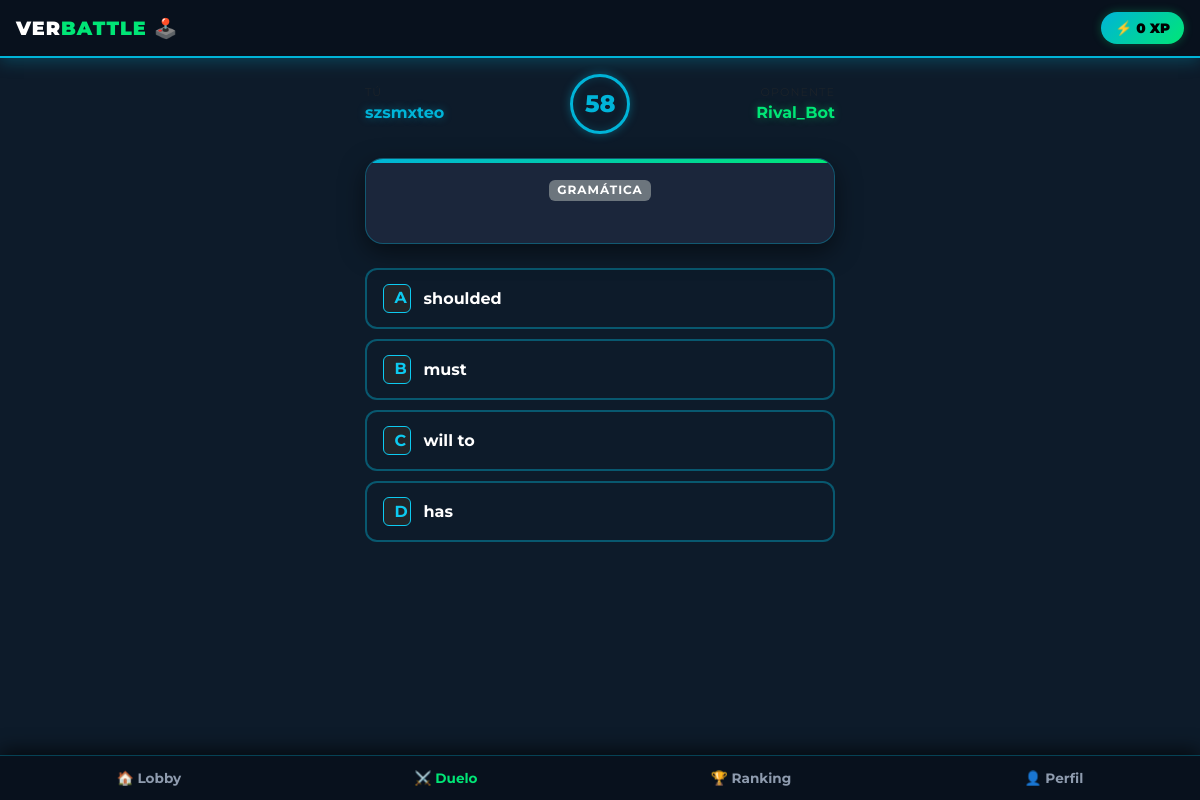
Screenshot of /duelo/ with the database file from the repository.
### verbattle/models.py (models this page shows, shortened)
class PerfilJugador(models.Model):
    NIVELES = [
        ('BAJO', 'Bajo'),
        ('MEDIO', 'Medio'),
        ('ALTO', 'Alto'),
    ]
    usuario = models.OneToOneField(User, on_delete=models.CASCADE, null=True, blank=True)
    gamer_tag = models.CharField(max_length=50, default="Gamer_Estudiante")
    nivel_dominio = models.CharField(max_length=10, choices=NIVELES, default='BAJO')
    puntos_xp = models.IntegerField(default=0)
    victorias = models.IntegerField(default=0)
    derrotas = models.IntegerField(default=0)

class Pregunta(models.Model):
    categoria = models.CharField(max_length=100, default="VOCABULARIO GAMER")
    pregunta = models.TextField()
    opcion_a = models.CharField(max_length=200)
    opcion_b = models.CharField(max_length=200)
    opcion_c = models.CharField(max_length=200)
    opcion_d = models.CharField(max_length=200)
    respuesta_correcta = models.CharField(max_length=1, choices=[('A', 'A'), ('B', 'B'), ('C', 'C'), ('D', 'D')])

### verbattle/views.py (the view)
# urls.py: path('duelo/', views.sala_duelo_directa, name='sala_duelo_directa'),
def sala_duelo_directa(request):
    perfil = get_perfil_activo()
    pregunta = Pregunta.objects.order_by('?').first()
    return render(request, 'sala_duelo.html', {
        'perfil': perfil,
        'pregunta': pregunta
    })

### verbattle/views.py (called while the page is built)
def get_perfil_activo():
    perfil, _ = PerfilJugador.objects.get_or_create(
        id=1,
        defaults={
            'gamer_tag': 'Gamer_Estudiante',
            'nivel_dominio': 'BAJO',
            'puntos_xp': 0,
            'victorias': 0,
            'derrotas': 0
        }
    )
    return perfil

### templates/sala_duelo.html (shortened to what this page needs)
{% extends 'base.html' %}
{% load static %}
{% block content %}
<div class="d-flex justify-content-between align-items-center mb-4 mt-2">
    <div class="text-start">
        <small class="text-muted d-block" style="font-size: 0.7rem; letter-spacing: 1px;">TÚ</small>
        <strong class="text-neon-cyan fs-6">{{ perfil.gamer_tag|default:"Gamer_Estudiante" }}</strong>
    </div>
    <div class="timer-circle">
        <span id="timer">60</span>
    </div>
    <div class="text-end">
        <small class="text-muted d-block" style="font-size: 0.7rem; letter-spacing: 1px;">OPONENTE</small>
        <strong class="text-neon-green fs-6">Rival_Bot</strong>
    </div>
</div>
<div class="vb-card text-center mb-4 position-relative overflow-hidden">
    <div style="position: absolute; top: 0; left: 0; width: 100%; height: 4px; background: linear-gradient(90deg, var(--accent-blue), var(--accent-green));"></div>
    <span class="badge bg-secondary mb-2 text-uppercase" style="letter-spacing: 1px;">
        {{ pregunta.categoria|default:"VOCABULARIO GAMER" }}
    </span>
</div>
<div id="opciones-container">
    <button class="vb-btn" id="btn-A" onclick="responder('A')">
        <span class="badge bg-dark border border-info text-info me-2 fs-6" style="width: 28px;">A</span>
        {% if pregunta %}{{ pregunta.opcion_a }}{% else %}Challenge / Fast Duel{% endif %}
    </button>
    <button class="vb-btn" id="btn-B" onclick="responder('B')">
        <span class="badge bg-dark border border-info text-info me-2 fs-6" style="width: 28px;">B</span>
        {% if pregunta %}{{ pregunta.opcion_b }}{% else %}Static Lesson{% endif %}
    </button>
    <button class="vb-btn" id="btn-C" onclick="responder('C')">
        <span class="badge bg-dark border border-info text-info me-2 fs-6" style="width: 28px;">C</span>
        {% if pregunta %}{{ pregunta.opcion_c }}{% else %}Boring Exam{% endif %}
    </button>
    <button class="vb-btn" id="btn-D" onclick="responder('D')">
        <span class="badge bg-dark border border-info text-info me-2 fs-6" style="width: 28px;">D</span>
        {% if pregunta %}{{ pregunta.opcion_d }}{% else %}Slow Process{% endif %}
    </button>
</div>
{% endblock %}

### templates/base.html (shortened to what this page needs)
{% load static %}
<!DOCTYPE html>
<html lang="es">
<head>
    <link rel="stylesheet" href="{% static 'css/verbattle-theme.css' %}?v=4">
    <link href="https://cdn.jsdelivr.net/npm/bootstrap@5.3.0/dist/css/bootstrap.min.css" rel="stylesheet">
</head>
<body class="body-verbattle">
    <nav class="navbar-verbattle" style="position: sticky; top: 0; z-index: 1000;">
        <a class="brand-text" href="{% url 'home' %}">
            VER<span>BATTLE</span> 🕹️
        </a>
        <span class="xp-badge">
            ⚡ {{ perfil.puntos_xp|default:0 }} XP
        </span>
    </nav>
    <main class="vb-container my-3">
        {% block content %}
        {% endblock %}
    </main>
    <nav class="bottom-nav-fixed">
        <a href="{% url 'home' %}" class="nav-link-mobile {% if request.resolver_match.url_name == 'home' %}active{% endif %}">
            <span>🏠 Lobby</span>
        </a>
        <a href="{% url 'sala_duelo_directa' %}" class="nav-link-mobile {% if request.resolver_match.url_name == 'sala_duelo_directa' %}active{% endif %}">
            <span>⚔️ Duelo</span>
        </a>
        <a href="{% url 'ranking' %}" class="nav-link-mobile {% if request.resolver_match.url_name == 'ranking' %}active{% endif %}">
            <span>🏆 Ranking</span>
        </a>
        <a href="{% url 'login' %}" class="nav-link-mobile {% if request.resolver_match.url_name == 'login' %}active{% endif %}">
            <span>👤 Perfil</span>
        </a>
    </nav>
</body>
</html>

### static/css/verbattle-theme.css (style rules this page uses)
:root { --bg-dark: #0d1b2a; --bg-card: #1b263b; --accent-green: #00e676; --accent-blue: #00b4d8; --danger-red: #ff1744; --text-light: #f8f9fa; --font-main: 'Montserrat', system-ui, -apple-system, sans-serif; }
body.body-verbattle { background-color: var(--bg-dark) !important; color: var(--text-light) !important; font-family: var(--font-main) !important; min-height: 100vh; margin: 0; padding-bottom: 90px; }
a, a:visited, a:hover, a:active { text-decoration: none !important; }
.vb-container { width: 100%; max-width: 500px; margin: 0 auto; padding: 0 15px; box-sizing: border-box; }
.text-neon-green { color: var(--accent-green) !important; text-shadow: 0 0 8px rgba(0, 230, 118, 0.4); }
.text-neon-cyan { color: var(--accent-blue) !important; text-shadow: 0 0 8px rgba(0, 180, 216, 0.4); }
.navbar-verbattle { background-color: #08111d; border-bottom: 2px solid var(--accent-blue); padding: 12px 16px; display: flex !important; justify-content: space-between !important; align-items: center !important; box-shadow: 0 4px 15px rgba(0, 180, 216, 0.25); }
.brand-text, .brand-text:visited { font-weight: 900; letter-spacing: 1px; font-size: 1.2rem; color: #FFFFFF !important; }
.brand-text span { color: var(--accent-green) !important; }
.xp-badge { background: linear-gradient(135deg, var(--accent-blue), var(--accent-green)); color: #000000 !important; font-weight: 900; border-radius: 20px; padding: 6px 14px; font-size: 0.85rem; display: inline-flex; align-items: center; gap: 4px; box-shadow: 0 0 10px rgba(0, 230, 118, 0.3); }
.vb-card { background-color: var(--bg-card) !important; border: 1px solid rgba(0, 180, 216, 0.35) !important; border-radius: 18px !important; padding: 18px !important; margin-bottom: 16px !important; box-shadow: 0 8px 24px rgba(0, 0, 0, 0.5) !important; }
.vb-btn { background-color: #0d1b2a !important; color: #FFFFFF !important; border: 2px solid rgba(0, 180, 216, 0.4) !important; border-radius: 12px !important; padding: 14px 16px !important; text-align: left !important; font-weight: 700 !important; width: 100% !important; margin-bottom: 10px !important; transition: all 0.3s ease; }
.timer-circle { width: 60px; height: 60px; border-radius: 50%; border: 3px solid var(--accent-cyan, #00b4d8); display: flex; justify-content: center; align-items: center; font-weight: 800; font-size: 1.5rem; color: var(--accent-cyan, #00b4d8); box-shadow: 0 0 10px rgba(0, 180, 216, 0.4), inset 0 0 10px rgba(0, 180, 216, 0.2); transition: all 0.3s ease; margin: 0 auto; }
.bottom-nav-fixed { position: fixed !important; bottom: 0 !important; left: 0 !important; right: 0 !important; background-color: #08111d !important; border-top: 1px solid rgba(0, 180, 216, 0.3) !important; display: flex !important; justify-content: space-around !important; align-items: center !important; padding: 12px 0 !important; z-index: 9999 !important; box-shadow: 0 -4px 20px rgba(0, 0, 0, 0.7) !important; }
.nav-link-mobile, .nav-link-mobile:visited { color: #8E9BAE !important; display: flex !important; flex-direction: column !important; align-items: center !important; font-size: 0.85rem !important; font-weight: 700 !important; }
.nav-link-mobile.active, .nav-link-mobile:hover { color: var(--accent-green) !important; }

### rows the page displays
PerfilJugador: puntos_xp "0", gamer_tag "szsmxteo"
Pregunta: categoria "GRAMÁTICA", opcion_a "shoulded", opcion_b "must", opcion_c "will to", opcion_d "has"
